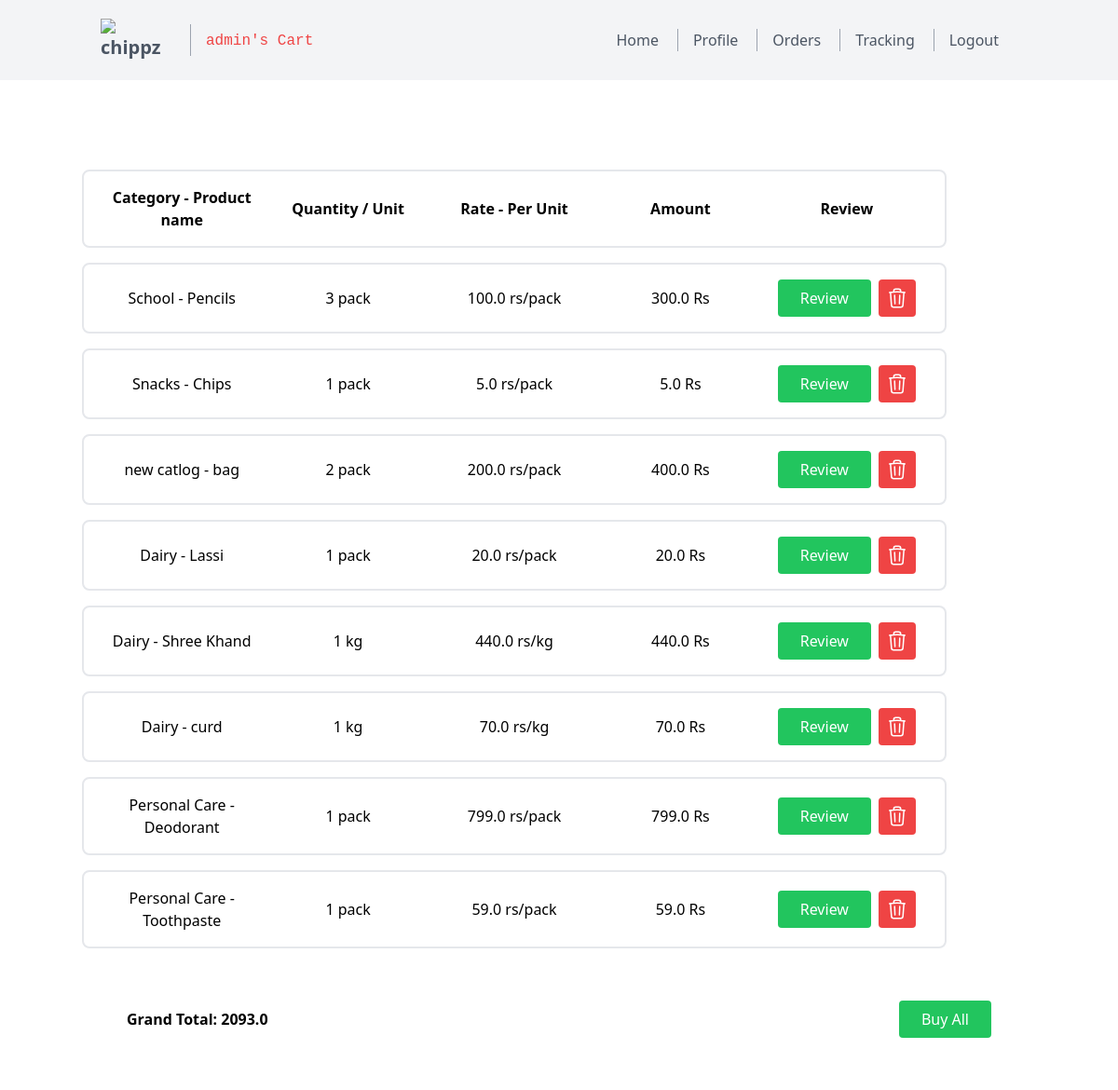
/cart (signed in), run on the app's committed database.
### models.py (models this page shows, shortened)
class User(db.Model):
    __TableName__ = 'user'
    userid = db.Column(db.Integer, primary_key=True, autoincrement=True, nullable=False, unique=True)
    uname = db.Column(db.String(20), nullable=False, unique=True)
    passhash = db.Column(db.String(1024), nullable=False)
    profileid = db.Column(db.String(1024), nullable=False)
    role = db.Column(db.String(10), nullable=False)
    @property
    def password(self):
        raise AttributeError('Password is not a readable attribute')

class Category(db.Model):
    __TableName__ = 'category'
    categoryid = db.Column(db.Integer, primary_key=True, autoincrement=True, nullable=False, unique=True)
    categoryname = db.Column(db.String(50), nullable=False)
    products = db.relationship('Product', backref='category', foreign_keys='Product.categoryid', lazy=True)

class Product(db.Model):
    __TableName__ = 'product'
    productid = db.Column(db.Integer, primary_key=True, autoincrement=True, nullable=False, unique=True)
    productname = db.Column(db.String(20), nullable=False)
    categoryid = db.Column(db.Integer, db.ForeignKey('category.categoryid'), nullable=False)
    rateperunit = db.Column(db.Float, nullable=False)
    unit= db.Column(db.String(20), nullable=False)
    quantity = db.Column(db.Integer, nullable=False)

### routes.py (the view)
@app.route('/cart')
@auth_required
def cart():
    cart = Cart.query.filter_by(userid=session['user_id']).all()
    products = []
    grand_total=[]
    total_amount=0
    for item in cart:
        product_details = Product.query.filter_by(productid=item.productid).first()
        category_details = Category.query.filter_by(categoryid=product_details.categoryid).first()
        cart=Cart.query.filter_by(userid=session['user_id'],productid=item.productid).all()
        total_amount=total_amount+(Cart.query.filter_by(userid=session['user_id'],productid=item.productid).first().quantity*product_details.rateperunit)
        products.append({
            'productid': product_details.productid,
            'productname': product_details.productname,
            'categoryname': category_details.categoryname,
            'rateperunit': product_details.rateperunit,
            'unit': product_details.unit,
            'quantity': int(item.quantity),
            'amount': product_details.rateperunit * item.quantity,
            'stock': int(product_details.quantity),
        })
    grand_total.append({'grand_total':total_amount})
    return render_template('cart/cart.html', products=products,grand_total=grand_total,nav="cart",user=User.query.filter_by(userid=session['user_id']).first())

### routes.py (called while the page is built)
def auth_required(func):
    @wraps(func)
    def inner(*args, **kwargs):
        if 'user_id' not in session:
            flash('Please login to continue')
            return redirect(url_for('login'))
        return func(*args, **kwargs)
    return inner

### templates/cart/cart.html (shortened to what this page needs)
{% extends 'layout.html' %}
{% block content %}
{%if products|length == 0%}
    <div class="container px-12 py-24 mx-10">
        <div class="component1 border-gray-200 rounded-lg p-4 flex mb-4">
            <div style="flex: 25%; display: flex; justify-content: center; align-items: center;">
                <h2 class="text-sm tracking-widest title-font mb-1 font-medium " style="font-weight: bold;">Cart is Empty</h2>
            </div>
        </div>
    </div>
{%else%}
    <div class="container px-12 py-24 mx-10 mb-10">
        <div class="component1 border-2 border-gray-200 rounded-lg p-4 flex mb-4 " style="font-weight: bold;">
            <div style="flex: 25%; display: flex; justify-content: center; align-items: center;text-align:center;">
                <h2>Category - Product name</h2>
            </div>
            <div style="flex: 25%; display: flex; justify-content: center; align-items: center;">
                <h2>Quantity / Unit</h2>
            </div>
            <div style="flex: 25%; display: flex; justify-content: center; align-items: center;">
                <h2>Rate - Per Unit</h2>
            </div>
            <div style="flex: 25%; display: flex; justify-content: center; align-items: center;">
                <h2>Amount</h2>
            </div>
            <div style="flex: 25%; display: flex; justify-content: center; align-items: center;">
                <button>Review</button>
            </div>
        </div>
        {% for product in products %}
        <div class="component1 border-2 border-gray-200 rounded-lg p-4 flex mb-4">
            <div style="flex: 25%; display: flex; justify-content: center; align-items: center;text-align:center;">
                <h2>{{ product["categoryname"] }} - {{ product["productname"] }}</h2>
            </div>
            <div style="flex: 25%; display: flex; justify-content: center; align-items: center;">
                <h2>{{ product["quantity"] }} {{product["unit"].split('/')[1] }}</h2>
            </div>
            <div style="flex: 25%; display: flex; justify-content: center; align-items: center;">
                <h2>{{ product["rateperunit"] }} {{ product["unit"] }}</h2>
            </div>
            <div style="flex: 25%; display: flex; justify-content: center; align-items: center;">
                <h2>{{product["amount"]}} Rs</h2>
            </div>
            <div style="flex: 25%; display: flex; justify-content: center; align-items: center;">
                {%if product["stock"] == 0%}
                <button class="bg-red-500 hover:bg-red-700 text-white bg-red-500 border-0 py-2 px-6 focus:outline-none hover:bg-red-600 rounded" style="background-color: transparent; border: 2px dashed red; color: red; padding: 8px 16px;"><a href="{{url_for('review_product',productid=product['productid'])}}">Out of Stock</a></button>
                {%elif product["quantity"] > product["stock"]%}
                <button class=" bg-transparent hover:bg-yellow-500 text-yellow-700 font-semibold hover:text-white py-2 px-4 border border-yellow-500 hover:border-transparent rounded" ><a href="{{url_for('review_product',productid=product['productid'])}}" >Reduce quantity</a></button>
                {%elif product["stock"]>0 and product["stock"] > product["quantity"]%}
                <button class=" text-white bg-green-500 border-0 py-2 px-6 focus:outline-none hover:bg-green-600 rounded" ><a href="{{url_for('review_product',productid=product['productid'])}}" >Review</a></button>
                {%else%}
                <button class=" text-white bg-green-500 border-0 py-2 px-6 focus:outline-none hover:bg-green-600 rounded" ><a href="{{url_for('review_product',productid=product['productid'])}}" >Review</a></button>
                {%endif%}
                <button class=" text-white bg-red-500 border-0 py-2 px-2 focus:outline-none hover:bg-red-600 rounded ml-2"><a href="{{url_for('delete_product_cart',productid=product['productid'])}}" >
                </a></button>
                </div>
            </div>
        {% endfor %}
    </div>
    <div class="fixed bottom-0 left-0 w-full bg-gray-100" style="background:white">
        <div class="container px-12 py-14 mx-auto flex justify-between items-center">
            <h2 class="font-bold">Grand Total: {{grand_total[0]["grand_total"]}}</h2>
            <button class=" text-white bg-green-500 border-0 py-2 px-6 focus:outline-none hover:bg-green-600 rounded"><a href="{{url_for('payment')}}" >Buy All</a></button>
        </div>
    </div>
{%endif%}
{% endblock %}

### templates/navbar.html (shortened to what this page needs)
  </head>
<body>
  <header class="text-gray-600 body-font bg-gray-100">
    <div class="container mx-auto flex flex-wrap p-5 flex-col md:flex-row items-center">
        <a class="navbar-brand" href="{{url_for('index')}}" style="font-weight: bold;font-size:15pt"><img src="http://127.0.0.1:5500/templates/gs.png" alt="chippz" class="mx-auto  w-20" /></a>
      <nav class="md:mr-auto md:ml-4 md:py-1 md:pl-4 md:border-l md:border-gray-400	flex flex-wrap items-center text-base justify-center">
        <a class="mr-5 text-red-500">
          {%if nav=="dashboard"%}
            <code>{{user.uname}}'s Dashboard</code>
          {%elif nav=="profile"%}
            <code>{{user.uname}}'s Profile</code>
          {%elif nav=="buy_product"%}
            <code>Buying Product</code>
          {%elif nav=="addtocart"%}
            <code>Adding to Cart</code>
          {%elif nav=="cart"%}
            <code>{{user.uname}}'s Cart</code>
          {%elif nav=="review_product"%}
            <code>Reviewing Product</code>
          {%elif nav=="order"%}
            <code>{{user.uname}}'s Order History</code>
          {%elif nav=="payment"%}
            <code>{{user.uname}}'s Payment</code>
          {%elif nav=="success"%}
            <code>{{user.uname}}'s Payment Success</code>
          {%elif nav=="tracking"%}
            <code>{{user.uname}}'s Tracking Order</code>
          {%else%}
            <code>Login/Sign Up</code>
          {%endif%}
        </a>
      </nav>
      <nav class="md:ml-auto flex flex-wrap items-center text-base justify-center">
        {%if nav=="dashboard"%}
          <a class="mr-5 hover:text-gray-900" href="{{url_for('profile')}}">Profile</a>
          <a class="mr-5 hover:text-gray-900 md:pl-4 md:border-l md:border-gray-400" href="{{url_for('cart')}}">Cart</a>
          <a class="mr-5 hover:text-gray-900 md:pl-4 md:border-l md:border-gray-400" href="{{url_for('order')}}">Orders</a>
          <a class="mr-5 hover:text-gray-900 md:pl-4 md:border-l md:border-gray-400" href="{{url_for('tracking')}}">Tracking</a>
          <a class="mr-5 hover:text-gray-900 md:pl-4 md:border-l md:border-gray-400" href="{{url_for('logout')}}">Logout</a>
        {%elif nav=="cart"%}
          <a class="mr-5 hover:text-gray-900" href="{{url_for('index')}}">Home</a>
          <a class="mr-5 hover:text-gray-900 md:pl-4 md:border-l md:border-gray-400" href="{{url_for('profile')}}">Profile</a>
          <a class="mr-5 hover:text-gray-900 md:pl-4 md:border-l md:border-gray-400" href="{{url_for('order')}}">Orders</a>
          <a class="mr-5 hover:text-gray-900 md:pl-4 md:border-l md:border-gray-400" href="{{url_for('tracking')}}">Tracking</a>
          <a class="mr-5 hover:text-gray-900 md:pl-4 md:border-l md:border-gray-400" href="{{url_for('logout')}}">Logout</a>
        {%else%}
          <a class="mr-5 hover:text-gray-900" href="{{url_for('login')}}">Customer</a>
          <a class="mr-5 hover:text-gray-900 md:pl-4 md:border-l md:border-gray-400" href="{{url_for('login_man')}}">Manager</a>
        {%endif%}
      </nav>
    </div>
  </header>
</body>
</html>

### data on the page
User: uname "admin"
Category: categoryname "School"
Product: productname "Pencils", unit "pack", rateperunit "100.0", unit "rs/pack"
Category: categoryname "Snacks"
Product: productname "Chips", unit "pack", rateperunit "5.0", unit "rs/pack"
Category: categoryname "new catlog"
Product: productname "bag", unit "pack", rateperunit "200.0", unit "rs/pack"
Category: categoryname "Dairy" "Dairy" "Dairy"
Product: productname "Lassi", unit "pack", rateperunit "20.0", unit "rs/pack"
Product: productname "Shree Khand", unit "kg", rateperunit "440.0", unit "rs/kg"
Product: productname "curd", unit "kg", rateperunit "70.0", unit "rs/kg"
Category: categoryname "Personal Care" "Personal Care"
Product: productname "Deodorant", unit "pack", rateperunit "799.0", unit "rs/pack"
Product: productname "Toothpaste", unit "pack", rateperunit "59.0", unit "rs/pack"

### other printed values
{{ product["quantity"] }} "3" "1" "2" "1" "1" "1" "1" "1"
{{ product["amount"] }} "300.0" "5.0" "400.0" "20.0" "440.0" "70.0" "799.0" "59.0"
{{ grand_total[0]["grand_total"] }} "2093.0"
